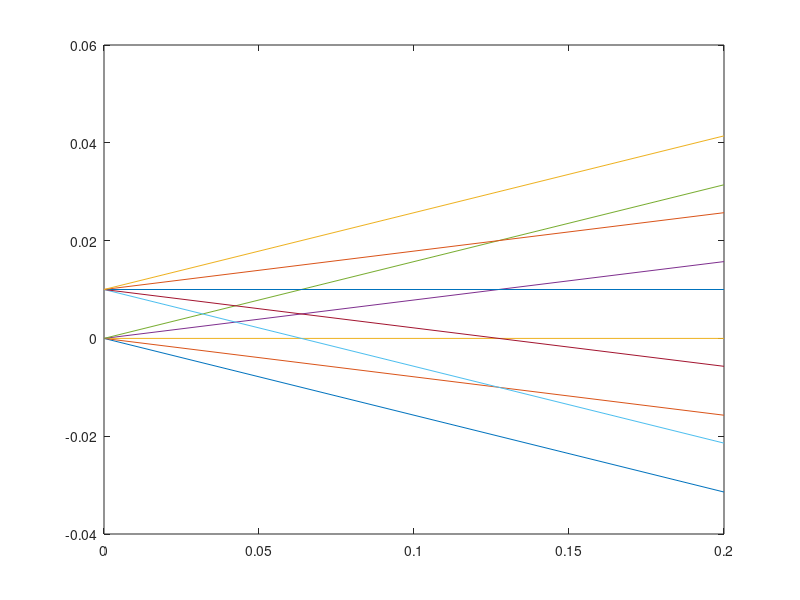

Source code (MATLAB):
clear;
close all;
d = .2;

Md = [1, d, 0, 0; 
      0, 1, 0, 0; 
      0, 0, 1, d; 
      0, 0, 0, 1];
  
x1 = 0;
y1 = 0;
ThetaY = 0;
rays_in = zeros(4, 5);
rays_out = zeros(4, 5);

VariousThetaX = [-pi/20, -pi/40, 0, pi/40, pi/20];
for i = 1:5
    ThetaX = VariousThetaX(i);
    rays_in(:, i) = [x1; ThetaX; y1; ThetaY];
    rays_out(:, i) = Md*rays_in(:, i);
end

ray_z = [zeros(1, size(rays_in, 2)); d*ones(1, size(rays_in, 2))];
plot(ray_z, [rays_in(1, :); rays_out(1, :)]);
hold on;
x1 = 0.01;
VariousThetaX = [-pi/20, -pi/40, 0, pi/40, pi/20];
for i = 1:5
    ThetaX = VariousThetaX(i);
    rays_in(:, i) = [x1; ThetaX; y1; ThetaY];
    rays_out(:, i) = Md*rays_in(:, i);
end

ray_z = [zeros(1, size(rays_in, 2)); d*ones(1, size(rays_in, 2))];
plot(ray_z, [rays_in(1, :); rays_out(1, :)]);


 